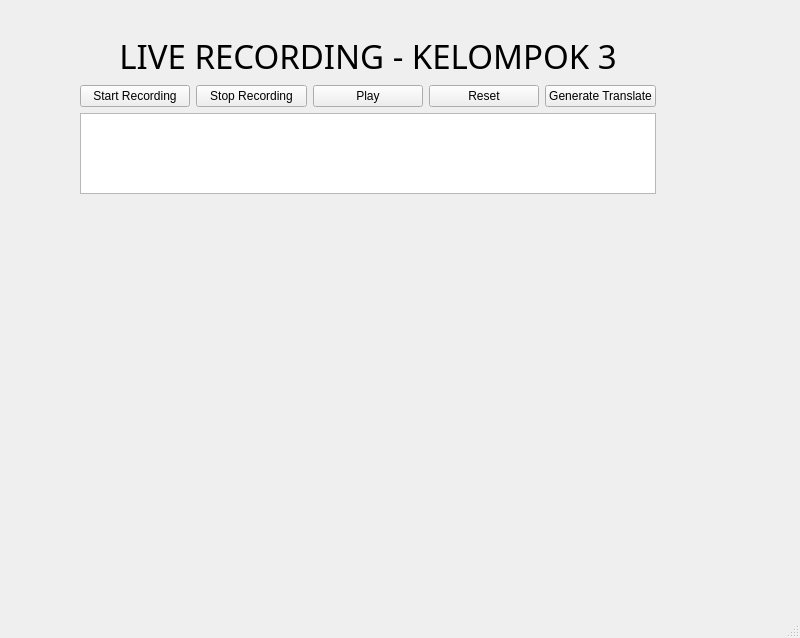
<?xml version="1.0" encoding="UTF-8"?>
<ui version="4.0">
 <class>MainWindow</class>
 <widget class="QMainWindow" name="MainWindow">
  <property name="geometry">
   <rect>
    <x>0</x>
    <y>0</y>
    <width>800</width>
    <height>638</height>
   </rect>
  </property>
  <property name="windowTitle">
   <string>MainWindow</string>
  </property>
  <widget class="QWidget" name="centralwidget">
   <widget class="QWidget" name="">
    <property name="geometry">
     <rect>
      <x>80</x>
      <y>33</y>
      <width>576</width>
      <height>161</height>
     </rect>
    </property>
    <layout class="QGridLayout" name="gridLayout_3">
     <item row="0" column="0">
      <layout class="QGridLayout" name="gridLayout_2">
       <item row="0" column="0">
        <widget class="QLabel" name="label">
         <property name="font">
          <font>
           <family>Bahnschrift Condensed</family>
           <pointsize>25</pointsize>
          </font>
         </property>
         <property name="text">
          <string>LIVE RECORDING - KELOMPOK 3</string>
         </property>
         <property name="alignment">
          <set>Qt::AlignmentFlag::AlignCenter</set>
         </property>
        </widget>
       </item>
       <item row="1" column="0">
        <layout class="QGridLayout" name="gridLayout">
         <item row="0" column="0">
          <widget class="QPushButton" name="start_button">
           <property name="text">
            <string>Start Recording</string>
           </property>
          </widget>
         </item>
         <item row="0" column="1">
          <widget class="QPushButton" name="stop_button_2">
           <property name="text">
            <string>Stop Recording</string>
           </property>
          </widget>
         </item>
         <item row="0" column="2">
          <widget class="QPushButton" name="play_button">
           <property name="text">
            <string>Play</string>
           </property>
          </widget>
         </item>
         <item row="0" column="3">
          <widget class="QPushButton" name="reset_button">
           <property name="text">
            <string>Reset</string>
           </property>
          </widget>
         </item>
         <item row="0" column="4">
          <widget class="QPushButton" name="generate_button">
           <property name="text">
            <string>Generate Translate</string>
           </property>
          </widget>
         </item>
        </layout>
       </item>
      </layout>
     </item>
     <item row="1" column="0">
      <widget class="QTextEdit" name="text_edit"/>
     </item>
    </layout>
   </widget>
  </widget>
  <widget class="QMenuBar" name="menubar">
   <property name="geometry">
    <rect>
     <x>0</x>
     <y>0</y>
     <width>800</width>
     <height>26</height>
    </rect>
   </property>
  </widget>
  <widget class="QStatusBar" name="statusbar"/>
 </widget>
 <resources/>
 <connections/>
</ui>
